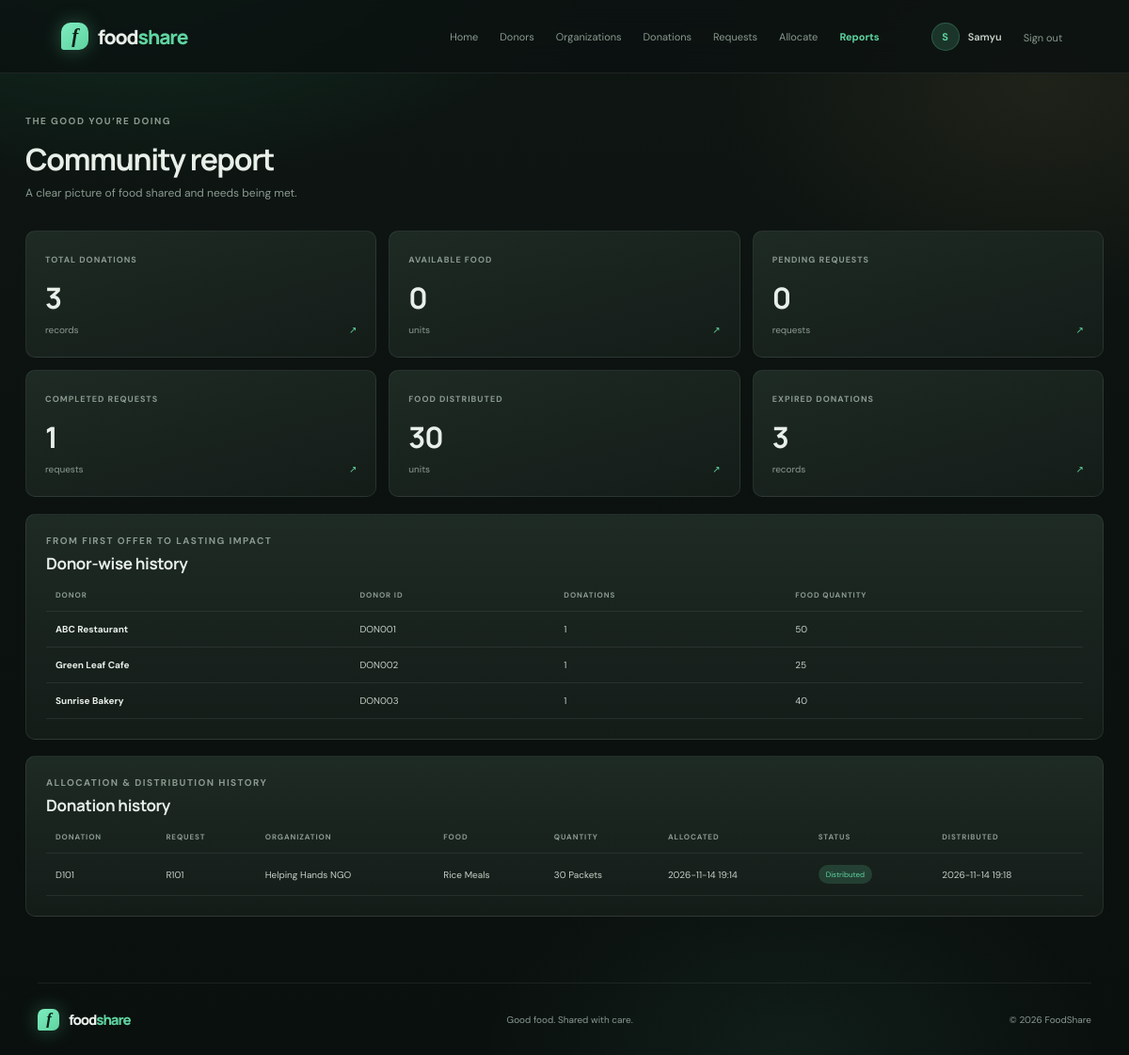
The app's page /reports (signed in) with its own data.
### tables this page shows
CREATE TABLE users (
                id INTEGER PRIMARY KEY AUTOINCREMENT,
                name TEXT NOT NULL, email TEXT NOT NULL COLLATE NOCASE UNIQUE,
                password_hash TEXT NOT NULL, created_at TEXT NOT NULL
            );

CREATE TABLE donors (
                id TEXT PRIMARY KEY, name TEXT NOT NULL, contact TEXT NOT NULL DEFAULT '',
                phone TEXT NOT NULL DEFAULT '', created_at TEXT NOT NULL
            );

CREATE TABLE allocations (
                id INTEGER PRIMARY KEY AUTOINCREMENT,
                donation_id TEXT NOT NULL REFERENCES donations(id),
                request_id TEXT NOT NULL REFERENCES requests(id), quantity INTEGER NOT NULL CHECK(quantity > 0),
                allocated_at TEXT NOT NULL, status TEXT NOT NULL DEFAULT 'Allocated', distributed_at TEXT
            );

CREATE TABLE organizations (
                id TEXT PRIMARY KEY, name TEXT NOT NULL, contact TEXT NOT NULL DEFAULT '',
                phone TEXT NOT NULL DEFAULT '', created_at TEXT NOT NULL
            );

CREATE TABLE donations (
                id TEXT PRIMARY KEY, donor_id TEXT NOT NULL REFERENCES donors(id),
                category TEXT NOT NULL, quantity INTEGER NOT NULL CHECK(quantity > 0),
                remaining INTEGER NOT NULL CHECK(remaining >= 0), unit TEXT NOT NULL,
                prepared_at TEXT NOT NULL, expires_at TEXT NOT NULL,
                status TEXT NOT NULL DEFAULT 'Available', created_at TEXT NOT NULL
            );

### app.py (the view)
@app.route("/reports")
@login_required
def reports():
    with connect_db() as db:
        expire_food(db)
        metrics = metrics_snapshot(db)
        donors_report = db.execute(
            "SELECT n.id,n.name,COUNT(d.id) donations,COALESCE(SUM(d.quantity),0) quantity "
            "FROM donors n LEFT JOIN donations d ON d.donor_id=n.id GROUP BY n.id ORDER BY n.name"
        ).fetchall()
        history = db.execute(
            "SELECT a.id,a.donation_id,a.request_id,a.quantity,a.allocated_at,a.status,a.distributed_at,"
            "d.category,d.unit,o.name organization "
            "FROM allocations a JOIN donations d ON d.id=a.donation_id "
            "JOIN requests r ON r.id=a.request_id "
            "JOIN organizations o ON o.id=r.organization_id ORDER BY a.id DESC"
        ).fetchall()
    return render_template("reports.html", metrics=metrics, donors=donors_report, history=history)

### app.py (called while the page is built)
def connect_db():
    if has_app_context() and g.get("_foodshare_db") is not None:
        return g._foodshare_db
    conn = sqlite3.connect(DB_PATH)
    conn.row_factory = sqlite3.Row
    conn.execute("PRAGMA foreign_keys=ON")
    if has_app_context():
        g._foodshare_db = conn
    return conn

def now():
    return datetime.now().strftime(DATE_FORMAT)

def expire_food(db):
    db.execute("UPDATE donations SET status='Expired' WHERE remaining>0 AND expires_at<=?", (now(),))

def metrics_snapshot(db):
    return {
        "donations": db.execute("SELECT COUNT(*) n FROM donations").fetchone()["n"],
        "available": db.execute(
            "SELECT COALESCE(SUM(remaining),0) n FROM donations "
            "WHERE remaining>0 AND status!='Expired' AND expires_at>?",
            (now(),),
        ).fetchone()["n"],
        "pending": db.execute("SELECT COUNT(*) n FROM requests WHERE status='Pending'").fetchone()["n"],
        "completed": db.execute("SELECT COUNT(*) n FROM requests WHERE status='Completed'").fetchone()["n"],
        "distributed": db.execute(
            "SELECT COALESCE(SUM(quantity),0) n FROM allocations WHERE status='Distributed'"
        ).fetchone()["n"],
        "expired": db.execute("SELECT COUNT(*) n FROM donations WHERE status='Expired'").fetchone()["n"],
    }

@app.before_request
def load_user():
    if request.method == "POST":
        expected = session.get("csrf_token", "")
        provided = request.form.get("csrf_token", "")
        if not expected or not secrets.compare_digest(expected, provided):
            abort(400, "Form expired. Refresh the page and try again.")
    g.user = None
    if session.get("user_id"):
        with connect_db() as db:
            g.user = db.execute("SELECT id,name,email FROM users WHERE id=?", (session["user_id"],)).fetchone()

def login_required(fn):
    @wraps(fn)
    def wrapped(*args, **kwargs):
        if not g.user:
            flash("Please sign in to continue.", "info")
            return redirect(url_for("login", next=request.path))
        return fn(*args, **kwargs)
    return wrapped

@app.context_processor
def shared_context():
    if "csrf_token" not in session:
        session["csrf_token"] = secrets.token_urlsafe(32)
    return {"current_year": datetime.now().year, "csrf_token": session["csrf_token"]}

### templates/reports.html
{% extends 'base.html' %}{% block title %}Reports{% endblock %}{% block content %}
<section class="dashboard-wrap"><div class="dashboard-heading"><div><div class="eyebrow">THE GOOD YOU’RE DOING</div><h1>Community report</h1><p>A clear picture of food shared and needs being met.</p></div></div><div class="metric-grid report-grid">{% for label,key,unit in [('Total donations','donations','records'),('Available food','available','units'),('Pending requests','pending','requests'),('Completed requests','completed','requests'),('Food distributed','distributed','units'),('Expired donations','expired','records')] %}<article class="metric-card"><span class="metric-label">{{ label|upper }}</span><strong>{{ metrics[key] }}</strong><span class="metric-foot">{{ unit }} <i>↗</i></span></article>{% endfor %}</div><section class="panel report-panel"><div class="panel-heading"><div><div class="eyebrow">FROM FIRST OFFER TO LASTING IMPACT</div><h2>Donor-wise history</h2></div></div><div class="table-scroll"><table><thead><tr><th>DONOR</th><th>DONOR ID</th><th>DONATIONS</th><th>FOOD QUANTITY</th></tr></thead><tbody>{% for donor in donors %}<tr><td><strong>{{ donor.name }}</strong></td><td>{{ donor.id }}</td><td>{{ donor.donations }}</td><td>{{ donor.quantity }}</td></tr>{% else %}<tr><td colspan="4" class="table-empty">Register a donor and add donations to see the history here.</td></tr>{% endfor %}</tbody></table></div></section>
<section class="panel report-panel"><div class="panel-heading"><div><div class="eyebrow">ALLOCATION &amp; DISTRIBUTION HISTORY</div><h2>Donation history</h2></div></div><div class="table-scroll"><table><thead><tr><th>DONATION</th><th>REQUEST</th><th>ORGANIZATION</th><th>FOOD</th><th>QUANTITY</th><th>ALLOCATED</th><th>STATUS</th><th>DISTRIBUTED</th></tr></thead><tbody>{% for row in history %}<tr><td>{{ row.donation_id }}</td><td>{{ row.request_id }}</td><td>{{ row.organization }}</td><td>{{ row.category }}</td><td>{{ row.quantity }} {{ row.unit }}</td><td>{{ row.allocated_at }}</td><td><span class="status status-{{ row.status|lower }}">{{ row.status }}</span></td><td>{{ row.distributed_at or '—' }}</td></tr>{% else %}<tr><td colspan="8" class="table-empty">No allocations yet. Match a donation with a request to build history.</td></tr>{% endfor %}</tbody></table></div></section></section>
{% endblock %}

### templates/base.html (shortened to what this page needs)
<!doctype html>
<html lang="en">
<head>
  <link rel="stylesheet" href="{{ url_for('static', filename='style.css') }}?v=dark2">
</head>
<body class="theme-dark">
<header class="topbar"><a class="brand" href="{{ url_for('home') if g.user else url_for('index') }}"><span class="brand-mark">f</span><span>food<span class="brand-green">share</span></span></a>
  {% if g.user %}<nav class="main-nav"><a href="{{ url_for('home') }}" class="{{ 'active' if request.endpoint=='home' else '' }}">Home</a><a href="{{ url_for('donors') }}" class="{{ 'active' if request.endpoint=='donors' else '' }}">Donors</a><a href="{{ url_for('organizations') }}" class="{{ 'active' if request.endpoint=='organizations' else '' }}">Organizations</a><a href="{{ url_for('donations') }}" class="{{ 'active' if request.endpoint=='donations' else '' }}">Donations</a><a href="{{ url_for('food_requests') }}" class="{{ 'active' if request.endpoint=='food_requests' else '' }}">Requests</a><a href="{{ url_for('allocations') }}" class="{{ 'active' if request.endpoint=='allocations' else '' }}">Allocate</a><a href="{{ url_for('reports') }}" class="{{ 'active' if request.endpoint=='reports' else '' }}">Reports</a></nav><div class="user-menu"><span class="user-avatar">{{ g.user.name[0]|upper }}</span><span class="user-name">{{ g.user.name }}</span><form method="post" action="{{ url_for('logout') }}"><input type="hidden" name="csrf_token" value="{{ csrf_token }}"><button class="text-button">Sign out</button></form></div>
  {% else %}<nav class="public-nav"><a href="#how-it-works">How it works</a><a href="{{ url_for('login') }}" class="login-link">Log in</a><a href="{{ url_for('register') }}" class="button button-small">Get started <span>↗</span></a></nav>{% endif %}
</header>
<main>{% block content %}{% endblock %}</main>
<footer class="footer"><a class="brand footer-brand" href="{{ url_for('index') }}"><span class="brand-mark">f</span><span>food<span class="brand-green">share</span></span></a><span>Good food. Shared with care.</span><span>© {{ current_year }} FoodShare</span></footer>
</body></html>

### records on screen
users: user "S", user.name "Samyu"
donors: name "ABC Restaurant", id "DON001", donations "1", quantity "50"
donors: name "Green Leaf Cafe", id "DON002", donations "1", quantity "25"
donors: name "Sunrise Bakery", id "DON003", donations "1", quantity "40"
allocations: donation_id "D101", request_id "R101", organization "Helping Hands NGO", category "Rice Meals", quantity "30", unit "Packets", allocated_at "2026-11-14 19:14", status "Distributed", distributed_at "2026-11-14 19:18"

### other values on screen
{{ label|upper }} "TOTAL DONATIONS" "AVAILABLE FOOD" "PENDING REQUESTS" "COMPLETED REQUESTS" "FOOD DISTRIBUTED" "EXPIRED DONATIONS"
{{ metrics[key] }} "3" "0" "0" "1" "30" "3"
{{ unit }} "records" "units" "requests" "requests" "units" "records"
